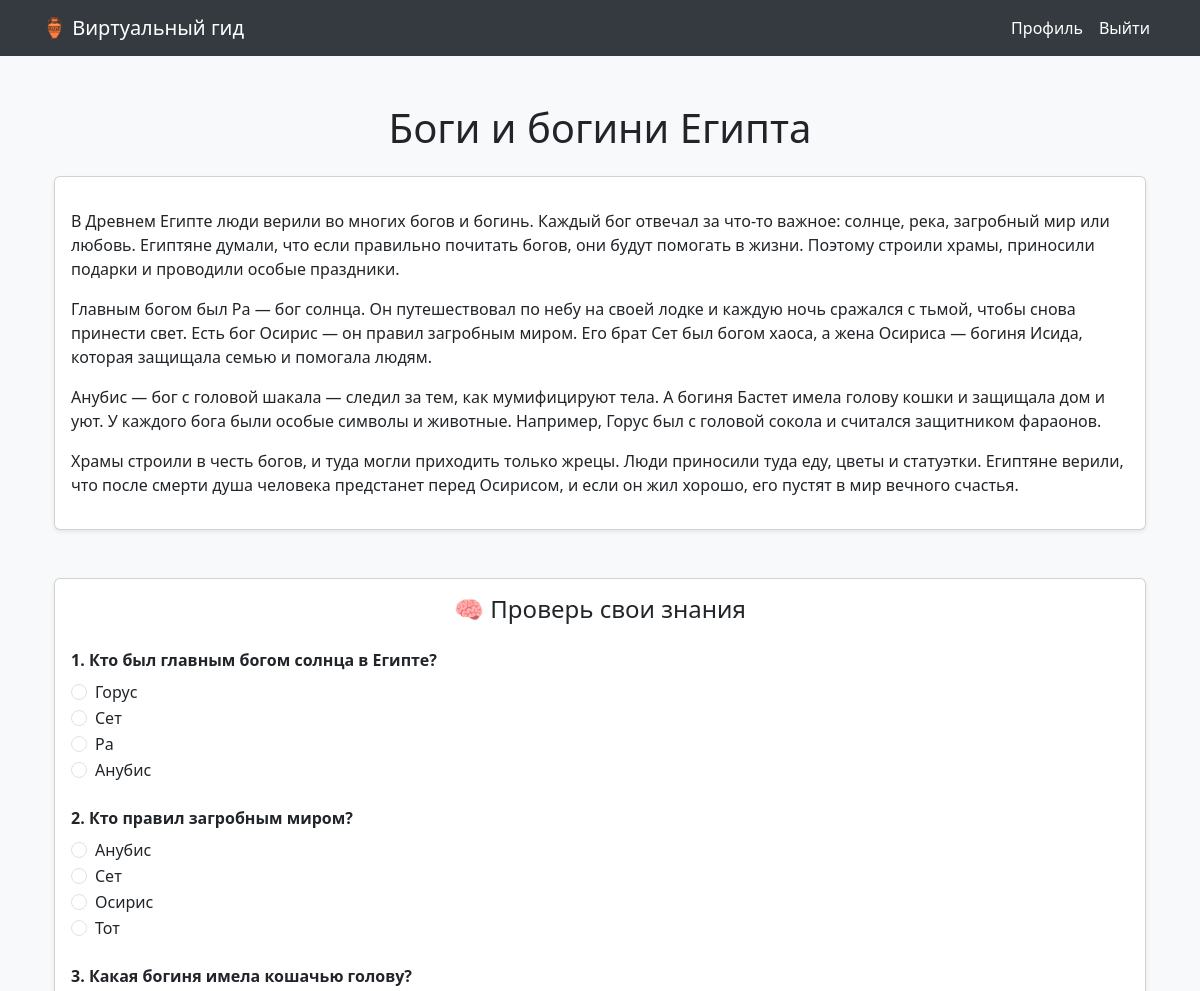
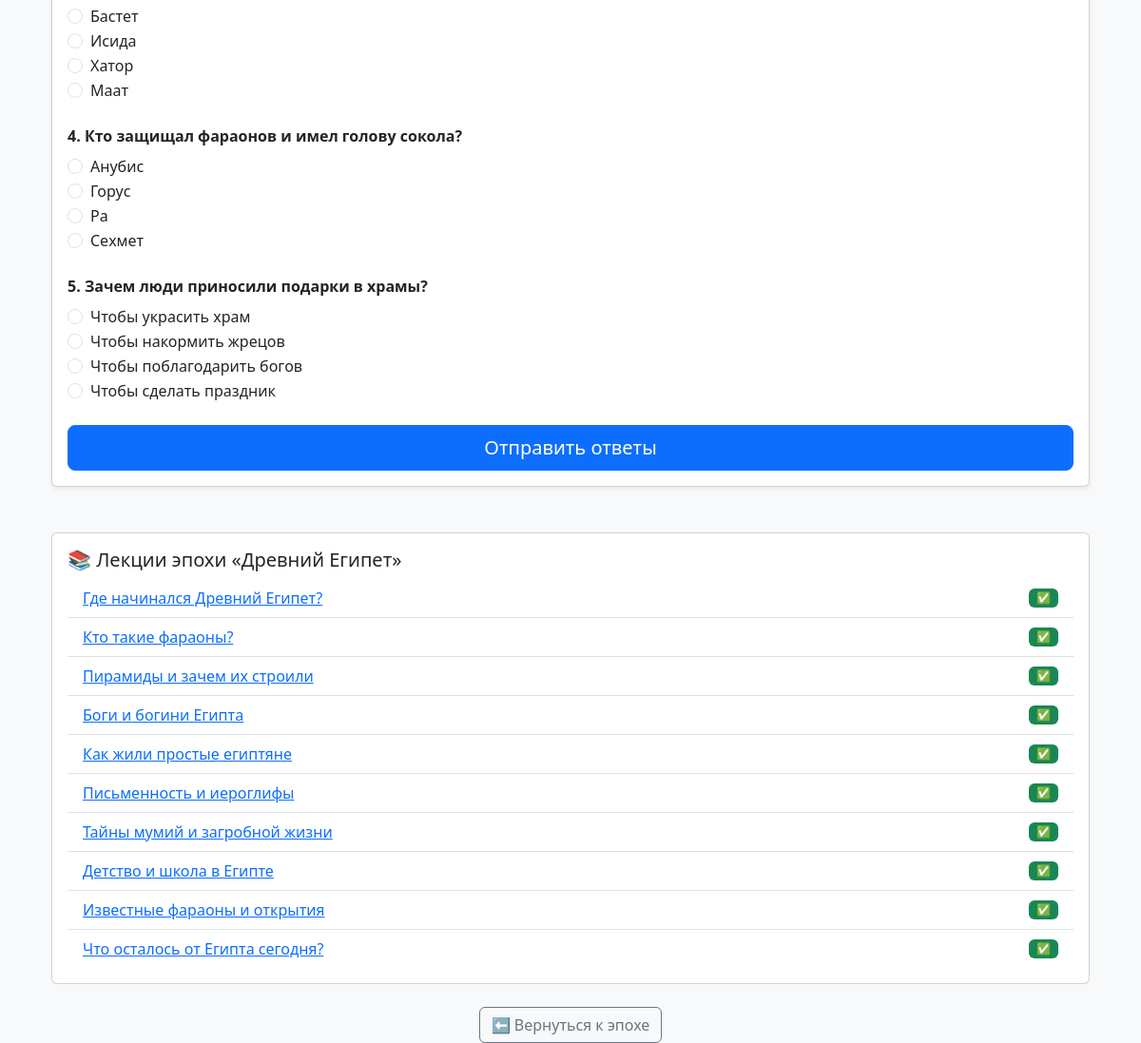
The app's page /lecture/4/ (signed in) with its own data (2 pictures, top to bottom).
### guide/models.py (models this page shows, shortened)
class Lecture(models.Model):
    era = models.ForeignKey(Era, on_delete=models.CASCADE, related_name='lectures')
    title = models.CharField(max_length=200)
    content = models.TextField()
    order = models.PositiveIntegerField()  # от 1 до 10
    class Meta:
        unique_together = ('era', 'order')
        ordering = ['era', 'order']

class QuizQuestion(models.Model):
    lecture = models.ForeignKey(Lecture, on_delete=models.CASCADE, related_name='quiz_questions')
    question = models.CharField(max_length=255, default='')
    option1 = models.CharField(max_length=255, default='')
    option2 = models.CharField(max_length=255, default='')
    option3 = models.CharField(max_length=255, default='')
    option4 = models.CharField(max_length=255, default='')
    correct_answer = models.CharField(max_length=255, default='')

class Era(models.Model):
    name = models.CharField(max_length=200)
    description = models.TextField()
    image = models.ImageField(upload_to='images/', null=True, blank=True)

### guide/views.py (the view, shortened to what this page needs)
# urls.py: path('lecture/<int:pk>/', views.lecture_detail, name='lecture_detail'),
@login_required
def lecture_detail(request, pk):
    lecture = get_object_or_404(Lecture, pk=pk)
    user = request.user
    progress, _ = LectureProgress.objects.get_or_create(user=user, lecture=lecture)
    if not progress.viewed:
        progress.viewed = True
        progress.save()
    questions = lecture.quiz_questions.all()
    era_lectures = Lecture.objects.filter(era=lecture.era)
    viewed_count = LectureProgress.objects.filter(user=user, lecture__in=era_lectures, viewed=True).count()
    if viewed_count == era_lectures.count():
        MiniGameUnlock.objects.update_or_create(
            user=user,
            era=lecture.era,
            defaults={'unlocked': True}
        )
    all_lectures = era_lectures.order_by('order')
    progress_map = {
        lp.lecture_id: lp.viewed
        for lp in LectureProgress.objects.filter(user=user, lecture__in=all_lectures)
    }
    return render(request, 'guide/lecture_detail.html', {
        'lecture': lecture,
        'questions': questions,
        'all_lectures': all_lectures,
        'progress_map': progress_map,
    })

### guide/templatetags/custom_filters.py (called while the page is built)
@register.filter
def dict_get(dictionary, key):
    return dictionary.get(key)

### guide/templates/guide/lecture_detail.html (shortened to what this page needs)
{% extends 'guide/base.html' %}
{% load custom_filters %}
{% block content %}
<div class="container">
    <h1 class="text-center mb-4">{{ lecture.title }}</h1>
    <div class="card shadow-sm mb-5">
        <div class="card-body">
            <p style="font-size: 18px;">{{ lecture.content|linebreaks }}</p>
        </div>
    </div>
    <div class="card shadow-sm">
        <div class="card-body">
            <h4 class="mb-4 text-center">🧠 Проверь свои знания</h4>
            <form method="post">
                {% for question in questions %}
                    <div class="mb-4">
                        <strong>{{ forloop.counter }}. {{ question.question }}</strong>
                        <div class="form-check mt-2">
                            <input class="form-check-input" type="radio" name="question_{{ forloop.counter }}" value="{{ question.option1 }}" required>
                            <label class="form-check-label">{{ question.option1 }}</label>
                        </div>
                        <div class="form-check">
                            <input class="form-check-input" type="radio" name="question_{{ forloop.counter }}" value="{{ question.option2 }}">
                            <label class="form-check-label">{{ question.option2 }}</label>
                        </div>
                        <div class="form-check">
                            <input class="form-check-input" type="radio" name="question_{{ forloop.counter }}" value="{{ question.option3 }}">
                            <label class="form-check-label">{{ question.option3 }}</label>
                        </div>
                        <div class="form-check">
                            <input class="form-check-input" type="radio" name="question_{{ forloop.counter }}" value="{{ question.option4 }}">
                            <label class="form-check-label">{{ question.option4 }}</label>
                        </div>
                    </div>
                {% endfor %}
                <div class="d-grid">
                    <button type="submit" class="btn btn-primary btn-lg">Отправить ответы</button>
                </div>
            </form>
        </div>
    </div>
<div class="card mt-5">
    <div class="card-body">
        <h5 class="card-title">📚 Лекции эпохи «{{ lecture.era.name }}»</h5>
        <ul class="list-group list-group-flush">
            {% for lec in all_lectures %}
                <li class="list-group-item d-flex justify-content-between align-items-center">
                    <a href="{% url 'lecture_detail' lec.pk %}">{{ lec.title }}</a>
                    {% if progress_map|dict_get:lecture.id %}
    <span class="badge bg-success ms-2">✅</span>
{% endif %}
                </li>
            {% endfor %}
        </ul>
    </div>
</div>
    <div class="text-center mt-4">
        <a href="{% url 'era_detail' lecture.era.pk %}" class="btn btn-outline-secondary">⬅ Вернуться к эпохе</a>
    </div>
</div>
{% endblock %}

### guide/templates/guide/base.html (style rules this page uses)
body { background-color: #f8f9fa; }

### records on screen
Lecture: title "Боги и богини Египта", content "В Древнем Египте люди верили во многих богов и богинь. Каждый бог отвечал за что-то важное: солнце, река, загробный мир или любовь. Египтяне думали, что если правильно почитать богов, они будут помогать в жизни. Поэтому строили храмы, приносили подарки и проводили особые праздники. Главным богом был Ра — бог солнца. Он путешествовал по небу на своей лодке и каждую ночь сражался с тьмой, чтобы снова принести свет. Есть бог Осирис — он правил загробным миром. Его брат Сет был богом хаоса, а жена Осириса — богиня Исида, которая защищала семью и помогала людям. Анубис — бог с головой шакала — следил за тем, как мумифицируют тела. А богиня Бастет имела голову кошки и защищала дом и уют. У…", era.name "Древний Египет"
QuizQuestion: question "Кто был главным богом солнца в Египте?", option1 "Горус", option2 "Сет", option3 "Ра", option4 "Анубис"
QuizQuestion: question "Кто правил загробным миром?", option1 "Анубис", option2 "Сет", option3 "Осирис", option4 "Тот"
QuizQuestion: question "Какая богиня имела кошачью голову?", option1 "Бастет", option2 "Исида", option3 "Хатор", option4 "Маат"
QuizQuestion: question "Кто защищал фараонов и имел голову сокола?", option1 "Анубис", option2 "Горус", option3 "Ра", option4 "Сехмет"
QuizQuestion: question "Зачем люди приносили подарки в храмы?", option1 "Чтобы украсить храм", option2 "Чтобы накормить жрецов", option3 "Чтобы поблагодарить богов", option4 "Чтобы сделать праздник"
Lecture: title "Где начинался Древний Египет?"
Lecture: title "Кто такие фараоны?"
Lecture: title "Пирамиды и зачем их строили"
Lecture: title "Как жили простые египтяне"
Lecture: title "Письменность и иероглифы"
Lecture: title "Тайны мумий и загробной жизни"
Lecture: title "Детство и школа в Египте"
Lecture: title "Известные фараоны и открытия"
Lecture: title "Что осталось от Египта сегодня?"
